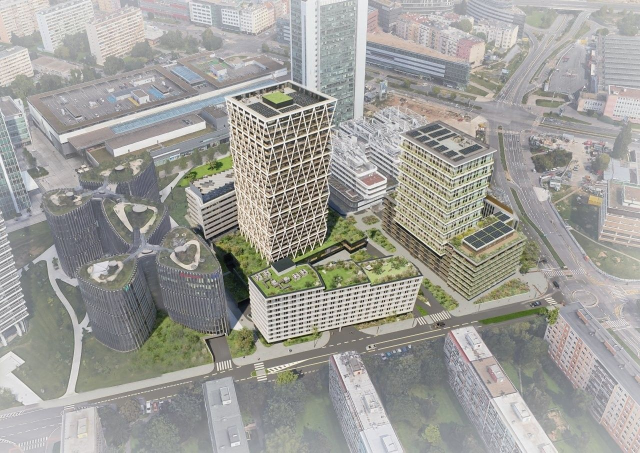
#> input picture 01_brief/img/c0.jpg, 1280 x 905 px (shown at 1/2 size)
$ python -i score_match.py   (imports and definitions only)
#> lines starting #> are read from the running program, lines starting #| are printed output that depends on the picture
#> further down, picture is the input picture: PIL image 1280x905 RGB; mean R, G, B 159.1, 158.4, 153.7
#!/usr/bin/env python
"""Score how well our renders match the client's renders (higher = better, max 1.0).

For every camera named `*like_render00N` in <scheme>/params.yaml, compares <scheme>/model/render_<cam>.png with
<scheme>/renders/render-00N.jpg: both are resized to the client image's aspect at 480 px wide, converted to
blurred edge maps, and compared with normalised cross-correlation. Edges ignore colour and lighting, so the
score mostly measures silhouettes, storey lines and camera alignment.

Usage: .venv/bin/python tools/score_match.py 03_existing [--json out.json]
"""
import json
import re
import sys
from pathlib import Path

import numpy as np
from PIL import Image, ImageFilter
from scipy.ndimage import gaussian_filter

W = 480


def edges(im):
    g = np.asarray(im.convert("L").filter(ImageFilter.GaussianBlur(1.5)), float)
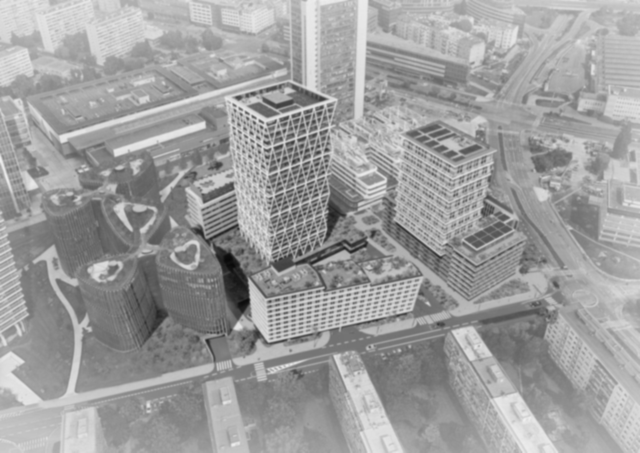
#> g: shape (905, 1280) float64 (shown at 1/2 size); min 8, max 240, mean 158
    gx, gy = np.zeros_like(g), np.zeros_like(g)
    gx[:, 1:-1] = g[:, 2:] - g[:, :-2]
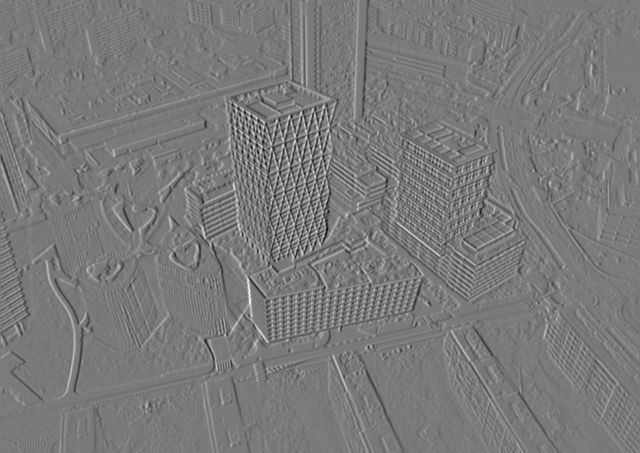
#> gx: shape (905, 1280) float64 (shown at 1/2 size); min -79, max 86, mean 0; drawn with min black and max white
    gy[1:-1] = g[2:] - g[:-2]
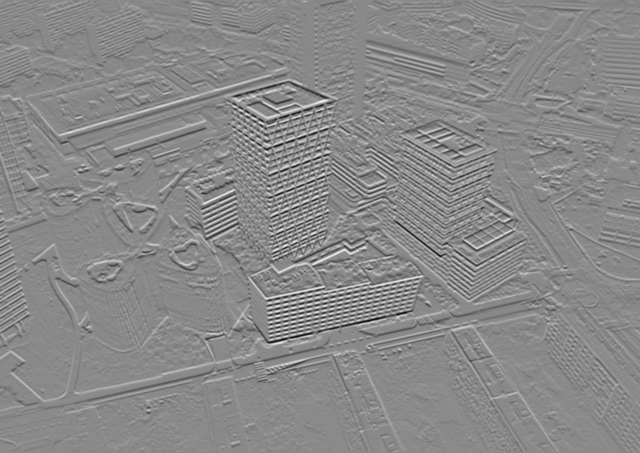
#> gy: shape (905, 1280) float64 (shown at 1/2 size); min -85, max 73, mean 0; drawn with min black and max white
    e = gaussian_filter(np.hypot(gx, gy), 3)
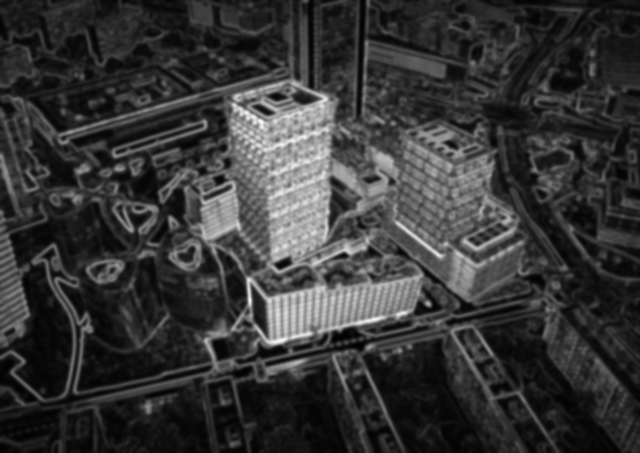
#> e: shape (905, 1280) float64 (shown at 1/2 size); min 0.294, max 46.88, mean 10.3; drawn with min black and max white
    return (e - e.mean()) / (e.std() + 1e-9)


def score_pair(ref_path, ours_path):
    ref = Image.open(ref_path).convert("RGB")
    h = round(W * ref.height / ref.width)
    a = edges(ref.resize((W, h), Image.LANCZOS))
    b = edges(Image.open(ours_path).convert("RGB").resize((W, h), Image.LANCZOS))
    return float((a * b).mean())


def main(scheme, out=None):
    d = Path(scheme)
    import yaml
    cams = yaml.safe_load((d / "params.yaml").read_text())["render"]["cameras"]
    scores = {}
    for c in cams:
        m = re.search(r"like_render-?(\d{3})", c["name"])
        if not m:
            continue
        ref, ours = d / "renders" / f"render-{m.group(1)}.jpg", d / "model" / f"render_{c['name']}.png"
        if ref.exists() and ours.exists():
            scores[c["name"]] = round(score_pair(ref, ours), 4)
    mean = round(sum(scores.values()) / len(scores), 4) if scores else None
    res = {"mean": mean, "per_camera": scores}
    print(json.dumps(res, indent=1))
    if out:
        Path(out).write_text(json.dumps(res, indent=1))
    return res


# [4 lines not run here, left out]

>>> from PIL import Image
>>> picture = Image.open('../01_brief/img/c0.jpg')
>>> result = edges(picture)

$ run again, on 01_brief/img/c2.jpg
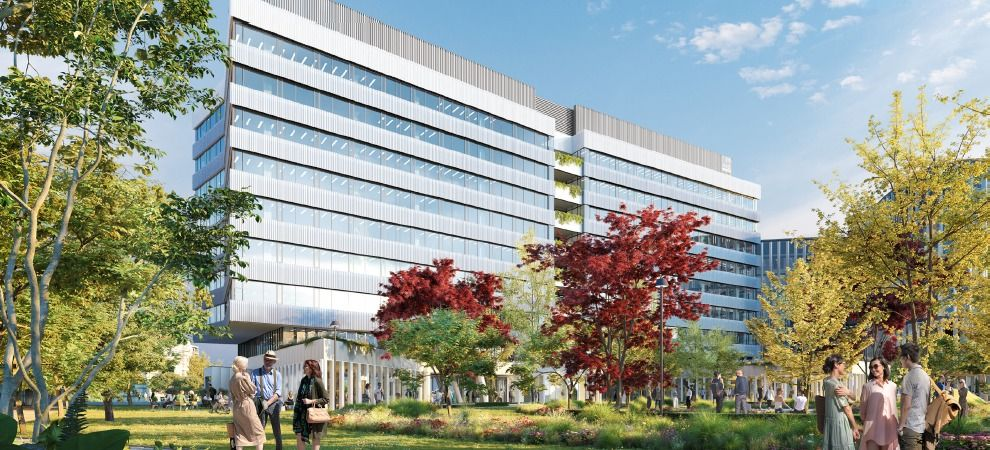
#> input picture 01_brief/img/c2.jpg, 990 x 450 px
#> picture is the input picture: PIL image 990x450 RGB; mean R, G, B 147.3, 152.5, 138.8
#> in edges, `gy[1:-1] = g[2:] - g[:-2]`:
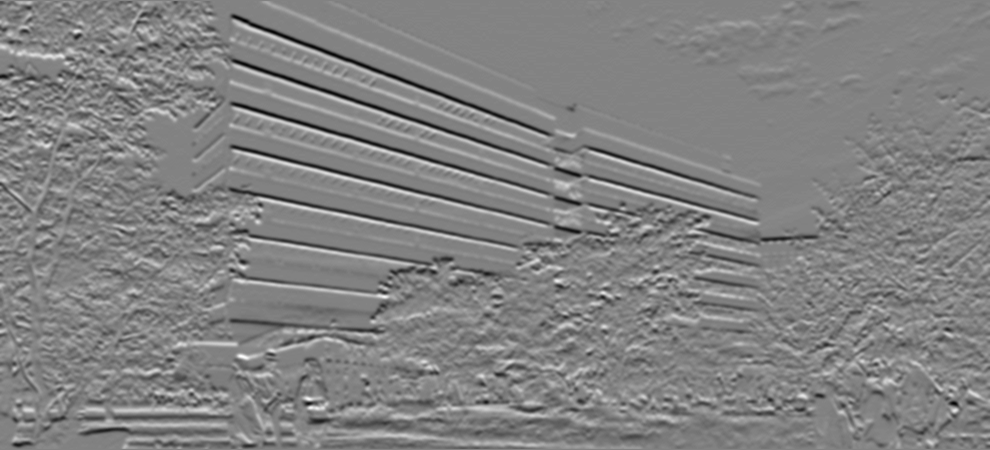
#> gy: shape (450, 990) float64; min -96, max 91, mean -0.4; drawn with min black and max white
#> in edges, `e = gaussian_filter(np.hypot(gx, gy), 3)`:
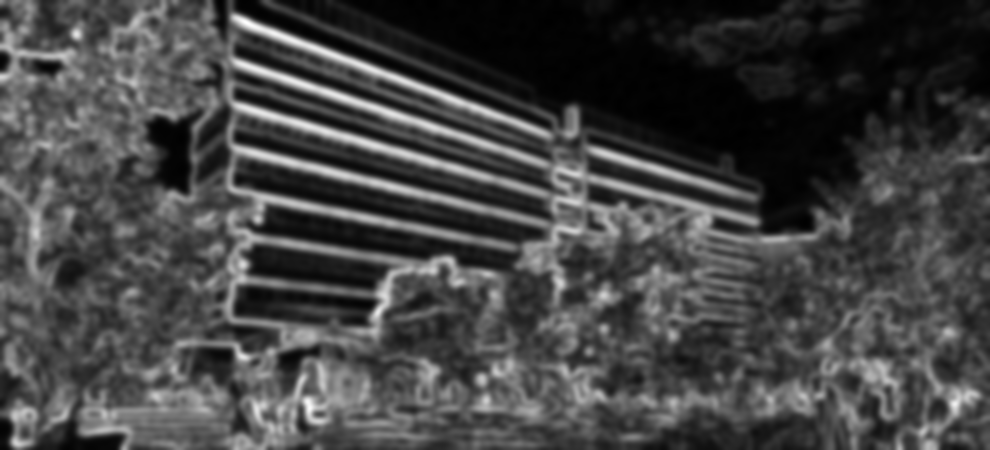
#> e: shape (450, 990) float64; min 0.0172, max 52.96, mean 14.2; drawn with min black and max white

$ run again, on 01_brief/img/c3.jpg
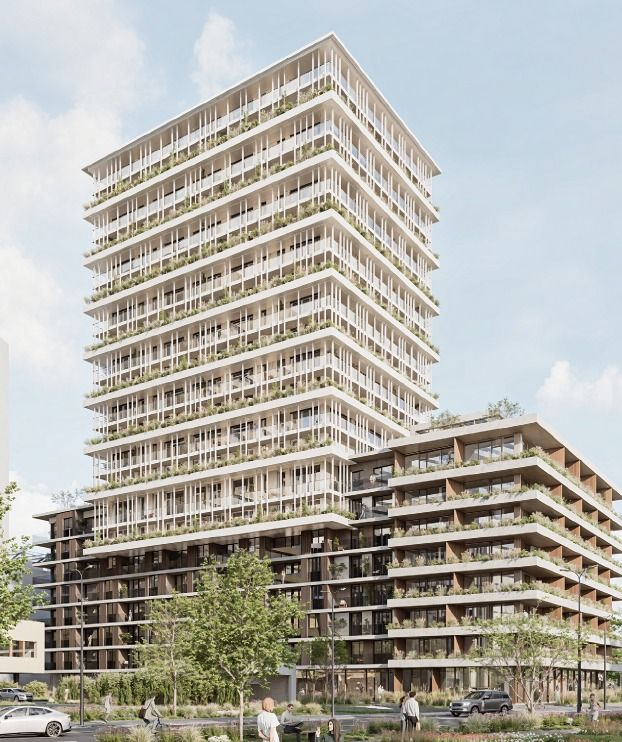
#> input picture 01_brief/img/c3.jpg, 622 x 742 px
#> picture is the input picture: PIL image 622x742 RGB; mean R, G, B 175, 173.1, 165.8
#> in edges, `gy[1:-1] = g[2:] - g[:-2]`:
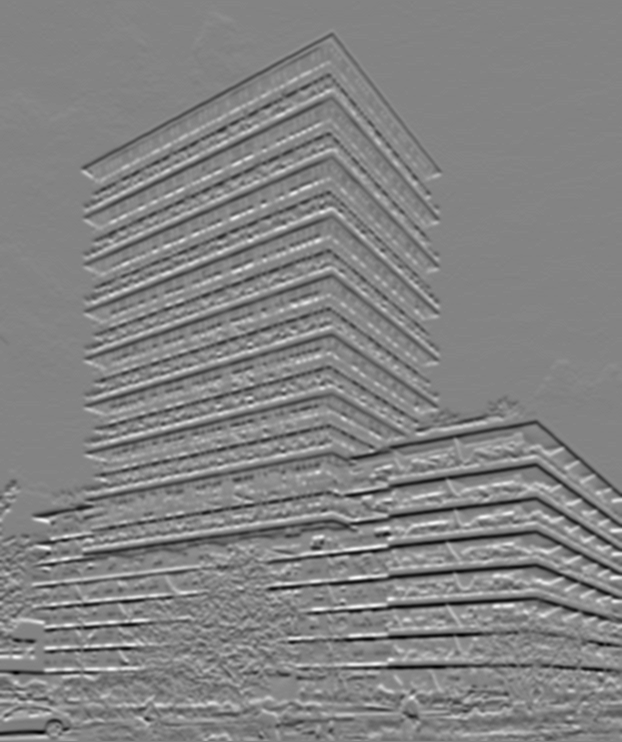
#> gy: shape (742, 622) float64; min -94, max 88, mean -0.2; drawn with min black and max white
#> in edges, `e = gaussian_filter(np.hypot(gx, gy), 3)`:
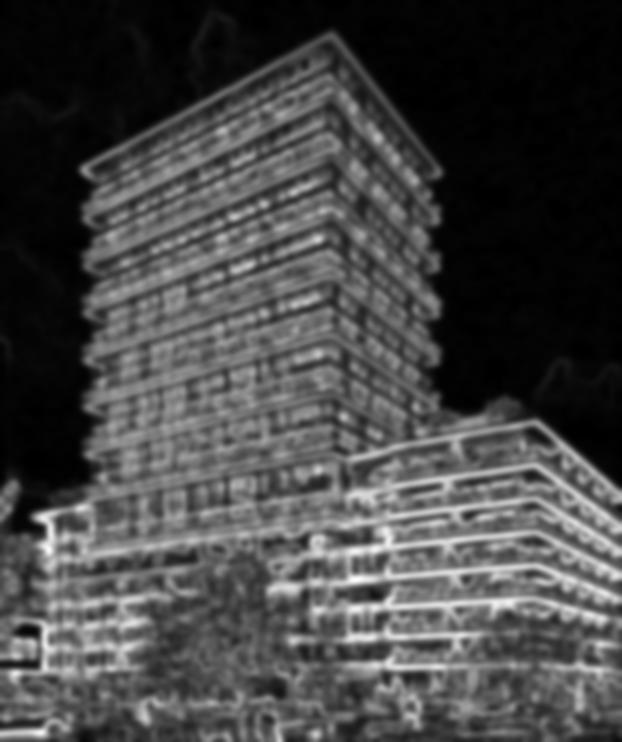
#> e: shape (742, 622) float64; min 0.000309, max 51.18, mean 14.1; drawn with min black and max white

$ run again, on 01_brief/img/c4.jpg
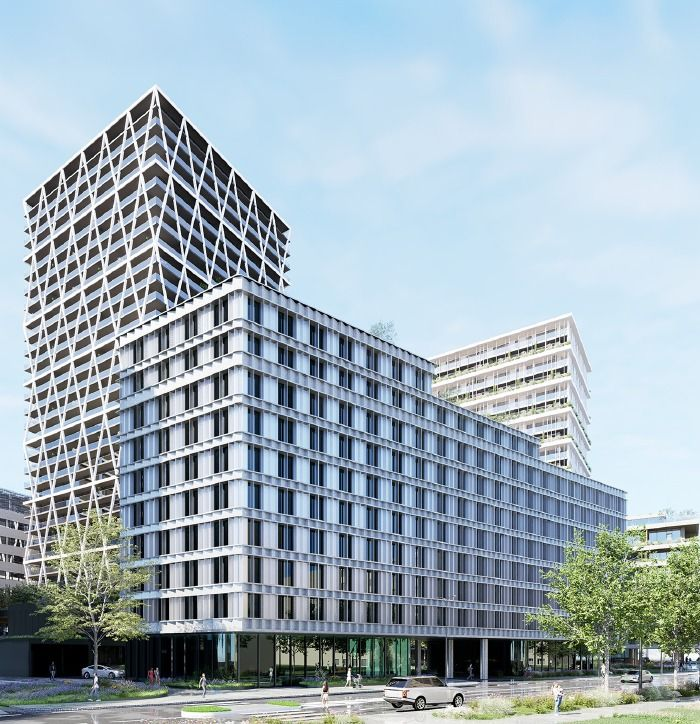
#> input picture 01_brief/img/c4.jpg, 700 x 724 px
#> picture is the input picture: PIL image 700x724 RGB; mean R, G, B 158.5, 174.5, 184.3
#> in edges, `gy[1:-1] = g[2:] - g[:-2]`:
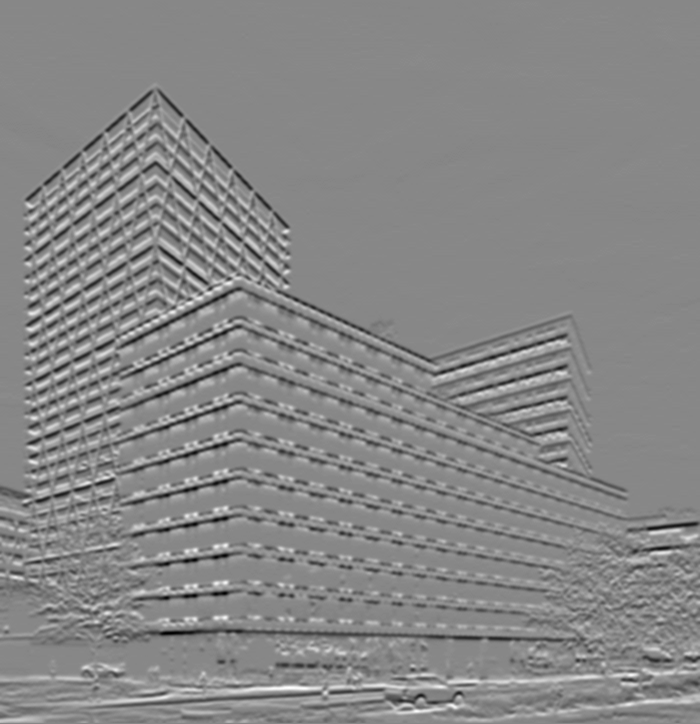
#> gy: shape (724, 700) float64; min -103, max 91, mean 0; drawn with min black and max white
#> in edges, `e = gaussian_filter(np.hypot(gx, gy), 3)`:
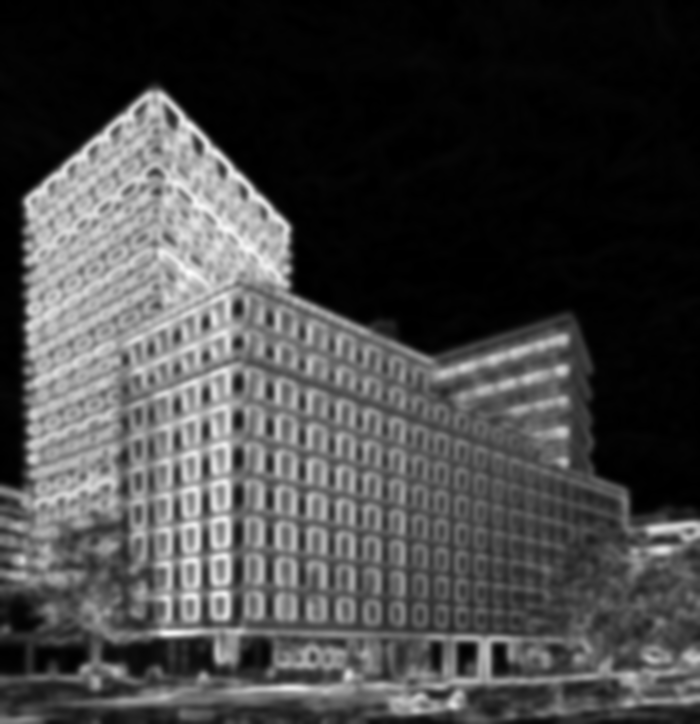
#> e: shape (724, 700) float64; min 0, max 55.15, mean 14.9; drawn with min black and max white
